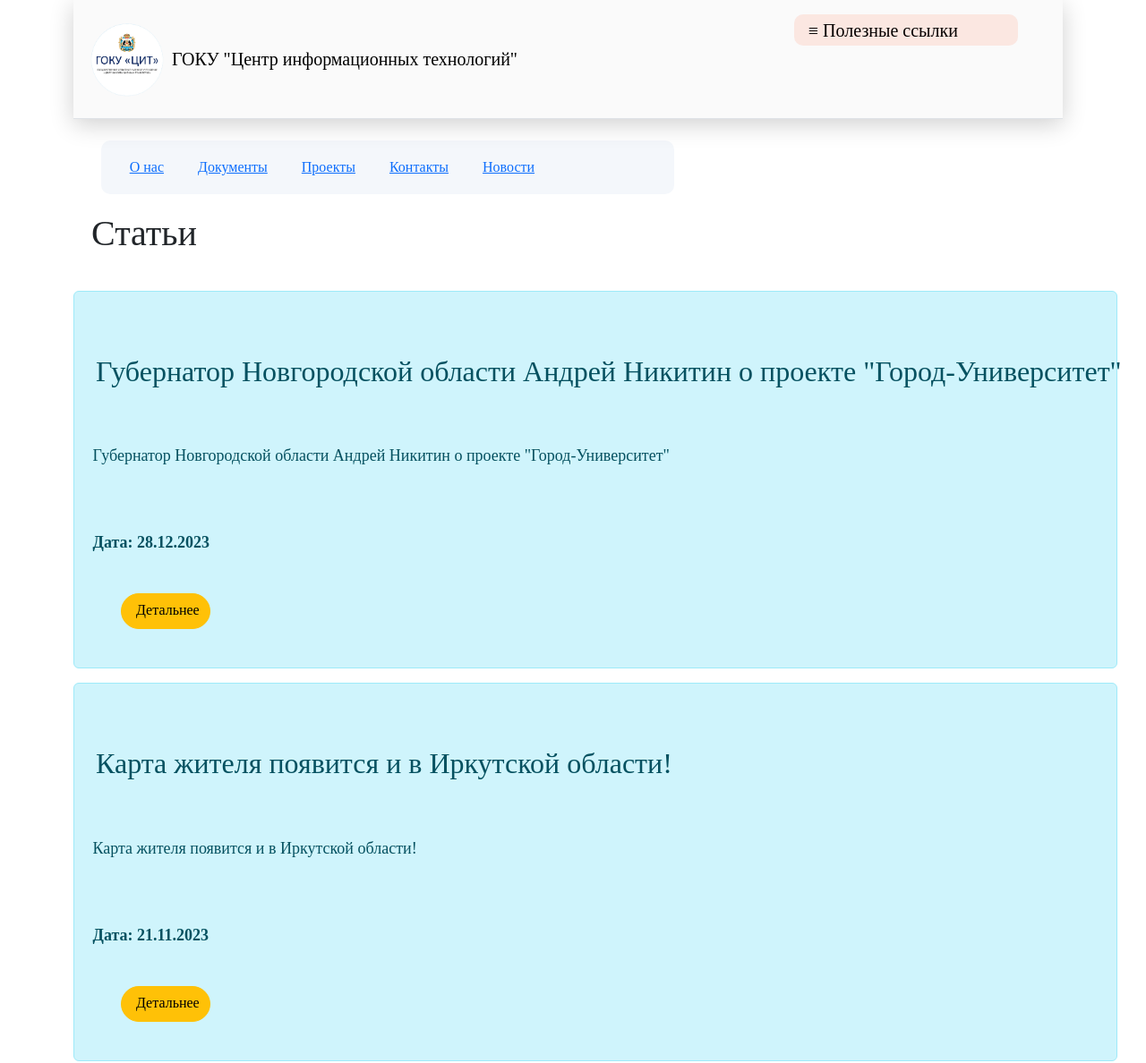
Page /posts (upper part) on the earlier database version.
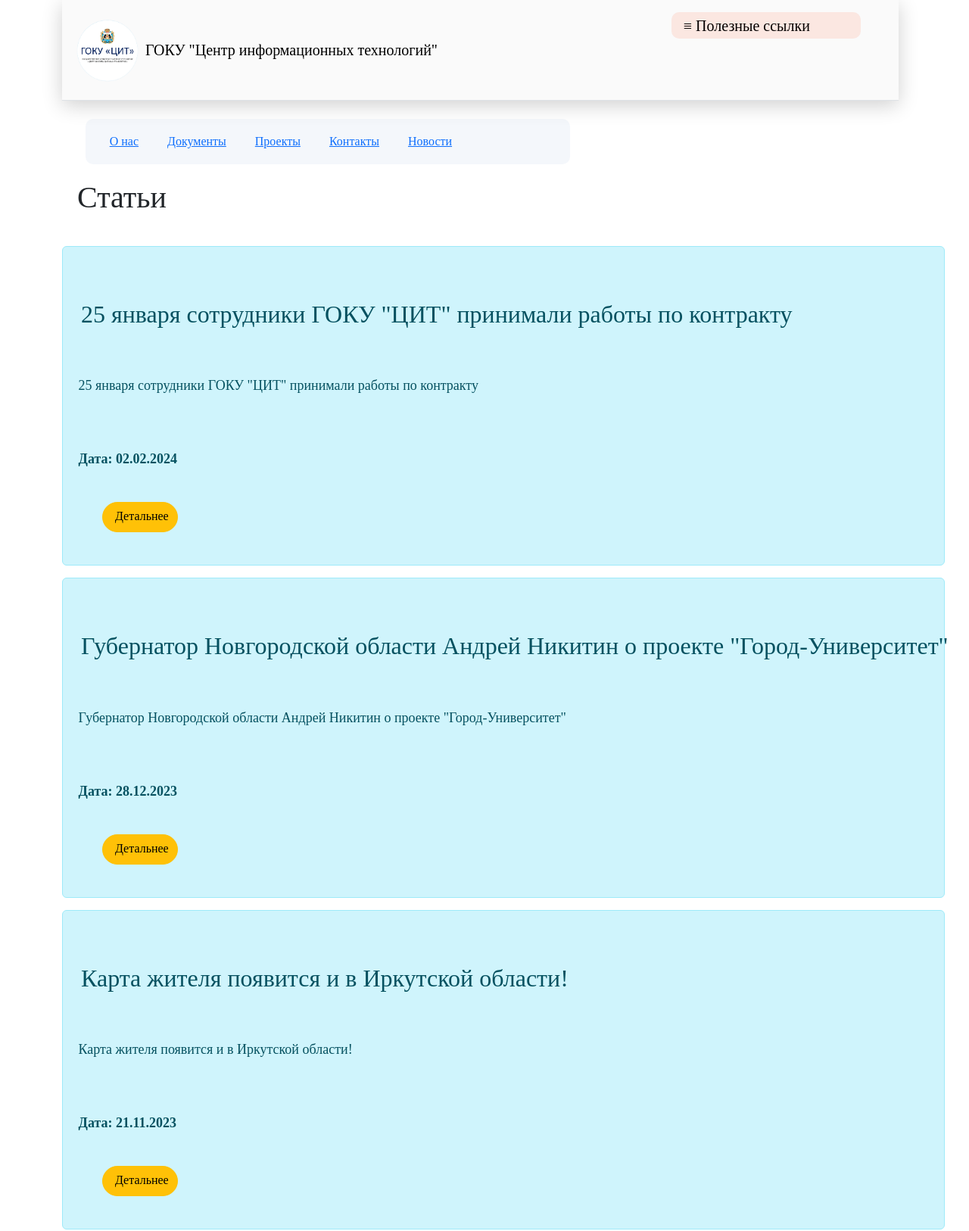
Same page on the later database version.
### app.py (models this page shows)
class Site(db.Model):
    id = db.Column(db.Integer, primary_key= True)
    intro = db.Column(db.String(300), nullable= False)
    title = db.Column(db.String(300), nullable= False)
    text = db.Column(db.Text, nullable= False)
    img = db.Column(db.Text, unique=True , nullable= False)
    name = db.Column(db.Text, unique=True , nullable= False)
    mimetype = db.Column(db.Text, nullable= False)
    timepost = db.Column(db.Text, nullable= False)

### app.py (the view)
@app.route("/posts")
def posts():
    posts = Site.query.order_by(Site.id.desc()).all()
    return render_template("posts.html", posts=posts)

### templates/posts.html (shortened to what this page needs)
{% extends 'base.html' %}
<div class="page">{% block content %}
    <h1>Статьи</h1>
    {% for el in posts %}
    <div class = "alert alert-info">
        <h2> {{el.title }}</h2>
        <p> {{el.intro}}</p>
        <p><b> Дата: {{el.timepost}} </b></p>
        <a href="/posts/{{el.id}}" class = "btn btn-warning"> Детальнее</a>
    </div>
    {% endfor %}
{% endblock %}</div>

### templates/base.html (shortened to what this page needs)
<!doctype html>
<html lang="ru">
<head>
    <link rel="stylesheet" href="https://cdn.jsdelivr.net/npm/bootstrap@5.3.2/dist/css/bootstrap.min.css" rel="stylesheet">
    <link rel="stylesheet" href="{{ url_for('static', filename= 'css/main.css') }}">
</head>
<body style = "font-family: Golos; font-size: 18px" >
    <div class="container">
    <div class="page" style=" width: 110%">
        <header class="d-flex flex-wrap justify-content-center py-3 mb-4 border-bottom">
      <a href="/" class="d-flex align-items-center mb-3 mb-md-0 me-md-auto link-body-emphasis text-decoration-none">
          <img class = "header__img" src="{{ url_for('static', filename= 'image/logo.png') }}" alt="logo">
        <span style="font-size: 20px; font-family: Golos;">ГОКУ "Центр информационных технологий"</span>
      </a>
</head>
<body>
<div class="dropdown" >
  <button class="dropbtn" style="font-size: 20px"> ≡ Полезные ссылки </button>
</div>
    </header>
    <div class="header__menu header-menu wrapper" style="width: 95%">
          <div class="header-menu__container">
 <div class="header-menu__main">
    <nav class="header-menu__main-nav" >
		<a class="header-menu__main-link" style=" font-size: 16px" href="{{ url_for('about') }}" data-dropdown="o11">О нас</a>
		<a class="header-menu__main-link" style=" font-size: 16px" href="/ustav" data-dropdown="o18">Документы</a>
		<a class="header-menu__main-link" style=" font-size: 16px" href="/KJNO" data-dropdown="o19">Проекты</a>
		<a class="header-menu__main-link" style=" font-size: 16px" href="/contacts" data-dropdown="o26">Контакты</a>
    <a class="header-menu__main-link" style=" font-size: 16px" href="/medianews" data-dropdown="o24">Новости</a>
    </nav>
            </div>
          </div>
        </div>
        <main class="content">
            {% block content %}{% endblock %} </main> <br>
    </div>
        </div>
</body>
</html>

### static/css/main.css (style rules this page uses)
header { position:sticky; padding: 10px; top:0; z-index: 900; background-color: #fafafa; -webkit-box-shadow: 0 6px 25px rgba(0, 0, 0, 0.19); box-shadow: 0, 8px 25px rgba(0, 0, 0, 0,18) ; }
.header__img { height: 100px; width: 100px; }
.alert-info { white-space: pre; hyphens: auto; }
.page { display: flex; flex-direction: column; }
h1 { margin-left:20px; margin-top: 20px; margin-bottom: 40px; margin-right: 20px; }
@media screen and (max-width: 1400px) { .page { width: 95%; } }
@media screen and (max-width: 1400px) { header { width: 90%; } }
@media screen and (max-width: 1400px) { .content { width: 95%; } }
p { text-align: left; }
.dropbtn { height: 50px; width: 320px; background-color: rgba(248, 58, 8, 0.1); border-radius: 10px; padding: 0 16px; display: flex; align-items: center; gap: 16px; transition: background-color 0.5s; }
.btn:link, .btn:visited { text-decoration: none; display: inline-block; border-radius: 100px; transition: all .2s; width: 100px; height: 40px; }
.btn::after { content: ""; display: inline-block; width: 100px; height: 40px; border-radius: 100px; position: absolute; top: 0; right: 0; z-index: -1; transition: all .4s; }
.header__menu { position: relative; height: 60px; margin: 0 auto; float: left; }
.header-menu { position: relative; z-index: 1; height: 60px; }
@media (max-width: 1919px) { .header-menu__container { width: 40svw; } }
@media (max-width: 1580px) { .header-menu__container { width: 50svw; } }
.header-menu__container { position: relative; z-index: 10; padding: 0 32px; border-radius: 10px; background-color: #f4f7fb; transition: background-color 0.3s; }
.header-menu__main { display: flex; height: 60px; align-items: center; }
.header-menu__main-nav { display: flex; align-items: center; gap: 38px; }
.header-menu__main-link { font-size: 15px; line-height: 20px; height: 60px; padding-top: 20px; transition: color 0.3s; }

### templates/base.html (style rules this page uses)
.dropbtn { background-color: #f83a081a; color: #050000; width: 250px; height: 35px; border: none; font-family: Golos }
.dropdown { position: relative; display: inline-block; }

Differences in the rows shown:
added Site: title "25 января сотрудники ГОКУ \"ЦИТ\" принимали работы по контракту", intro "25 января сотрудники ГОКУ \"ЦИТ\" принимали работы по контракту", timepost "02.02.2024"
